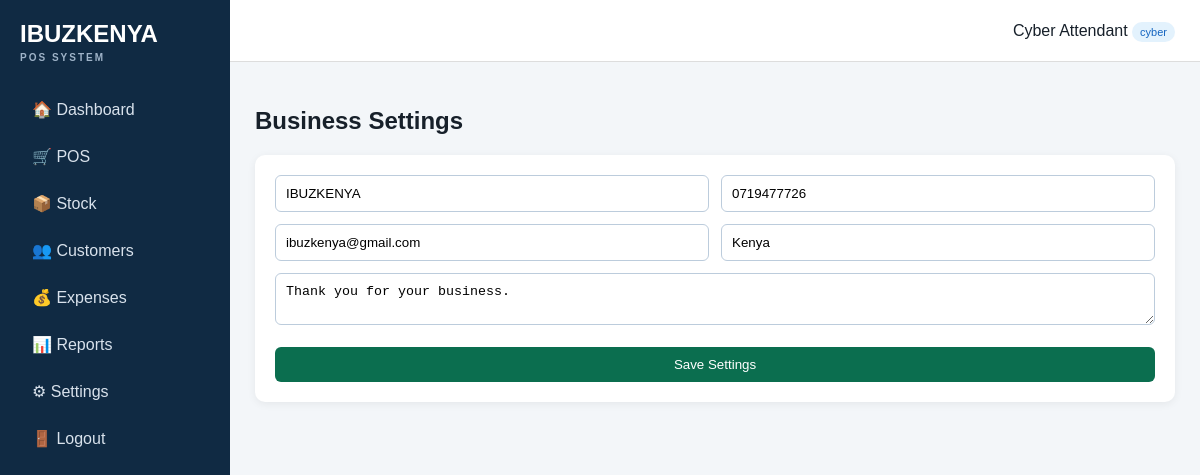
The app's page /settings.php (signed in) with its own data.
### tables this page shows
CREATE TABLE settings (
 id INT PRIMARY KEY DEFAULT 1,
 business_name VARCHAR(150) NOT NULL DEFAULT 'IBUZKENYA',
 phone VARCHAR(50) DEFAULT '',
 email VARCHAR(150) DEFAULT '',
 address VARCHAR(255) DEFAULT '',
 receipt_footer VARCHAR(255) DEFAULT 'Thank you for your business.'
);

### config/config.php (called while the page is built, shortened)
<?php
function e($v){return htmlspecialchars((string)$v,ENT_QUOTES,'UTF-8');}

### settings.php (the view, shortened to what this page needs)
<?php require 'includes/header.php';
$s=$pdo->query("SELECT * FROM settings WHERE id=1")->fetch();
?><h1>Business Settings</h1><div class="panel"><?php if(isset($saved)):?><div class="notice">Settings saved.</div><?php endif;?><form method="post"><div class="row"><input name="business_name" value="<?=e($s['business_name'])?>" required><input name="phone" value="<?=e($s['phone'])?>" placeholder="Phone"></div><div class="row"><input name="email" value="<?=e($s['email'])?>" placeholder="Email"><input name="address" value="<?=e($s['address'])?>" placeholder="Address"></div><textarea name="receipt_footer" placeholder="Receipt footer"><?=e($s['receipt_footer'])?></textarea><br><br><button>Save Settings</button></form></div><?php require 'includes/footer.php';?>

### includes/header.php
<?php require_once __DIR__.'/../config/config.php'; require_login(); $set=$pdo->query("SELECT * FROM settings WHERE id=1")->fetch(); ?>
<!doctype html><html><head><meta charset="utf-8"><meta name="viewport" content="width=device-width,initial-scale=1">
<title><?=e($set['business_name'])?> POS</title><link rel="stylesheet" href="assets/style.css"></head>
<body><div class="layout"><aside><div class="brand"><?=e($set['business_name'])?><small>POS SYSTEM</small></div>
<nav>
<a href="dashboard.php">🏠 Dashboard</a><a href="pos.php">🛒 POS</a><a href="products.php">📦 Stock</a><a href="customers.php">👥 Customers</a>
<a href="expenses.php">💰 Expenses</a><a href="reports.php">📊 Reports</a><a href="settings.php">⚙ Settings</a><a href="logout.php">🚪 Logout</a>
</nav></aside><main><header class="top"><div><?=e($_SESSION['user']['full_name'])?> <span class="badge"><?=e($_SESSION['user']['role'])?></span></div></header><section class="content">

### assets/style.css (style rules this page uses)
* { box-sizing:border-box }
body { margin:0;font-family:Arial,sans-serif;background:#f3f6f9;color:#17202a }
.layout { display:flex;min-height:100vh }
aside { width:230px;background:#102a43;color:#fff;padding:20px;position:fixed;top:0;bottom:0 }
.brand { font-size:24px;font-weight:800;margin-bottom:25px }
.brand small { display:block;font-size:10px;letter-spacing:2px;color:#9fb3c8;margin-top:4px }
nav a { display:block;color:#d9e2ec;text-decoration:none;padding:12px;border-radius:7px;margin:4px 0 }
main { margin-left:230px;flex:1 }
.top { height:62px;background:#fff;border-bottom:1px solid #ddd;display:flex;align-items:center;justify-content:flex-end;padding:0 25px }
.content { padding:25px }
.panel { background:#fff;border-radius:10px;padding:20px;margin-top:20px;box-shadow:0 2px 8px #00000010 }
input,select,button,textarea { padding:10px;border:1px solid #bcccdc;border-radius:6px;width:100% }
button,.btn { background:#0b6e4f;color:#fff;border:0;cursor:pointer;text-decoration:none;display:inline-block;text-align:center }
.row { display:grid;grid-template-columns:repeat(2,1fr);gap:12px;margin-bottom:12px }
.badge { background:#e3f2fd;color:#1565c0;padding:4px 8px;border-radius:12px;font-size:11px }

### records on screen
settings: business_name "IBUZKENYA", phone "0719477726", email "ibuzkenya@gmail.com", address "Kenya", receipt_footer "Thank you for your business."

### other values on screen
$_SESSION['user']['full_name'] "Cyber Attendant"
$_SESSION['user']['role'] "cyber"
